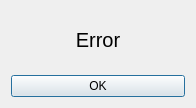
<?xml version="1.0" encoding="UTF-8"?>
<ui version="4.0">
 <class>ErrorDialog</class>
 <widget class="QDialog" name="ErrorDialog">
  <property name="geometry">
   <rect>
    <x>0</x>
    <y>0</y>
    <width>196</width>
    <height>108</height>
   </rect>
  </property>
  <property name="windowTitle">
   <string>Dialog</string>
  </property>
  <layout class="QGridLayout" name="gridLayout">
   <item row="0" column="0">
    <layout class="QVBoxLayout" name="verticalLayout">
     <item>
      <widget class="QLabel" name="errorMessage">
       <property name="font">
        <font>
         <pointsize>15</pointsize>
        </font>
       </property>
       <property name="text">
        <string>Error</string>
       </property>
       <property name="alignment">
        <set>Qt::AlignmentFlag::AlignCenter</set>
       </property>
      </widget>
     </item>
     <item>
      <layout class="QHBoxLayout" name="horizontalLayout">
       <item>
        <widget class="QPushButton" name="pushButton_2">
         <property name="text">
          <string>OK</string>
         </property>
        </widget>
       </item>
      </layout>
     </item>
    </layout>
   </item>
  </layout>
 </widget>
 <resources/>
 <connections/>
</ui>
